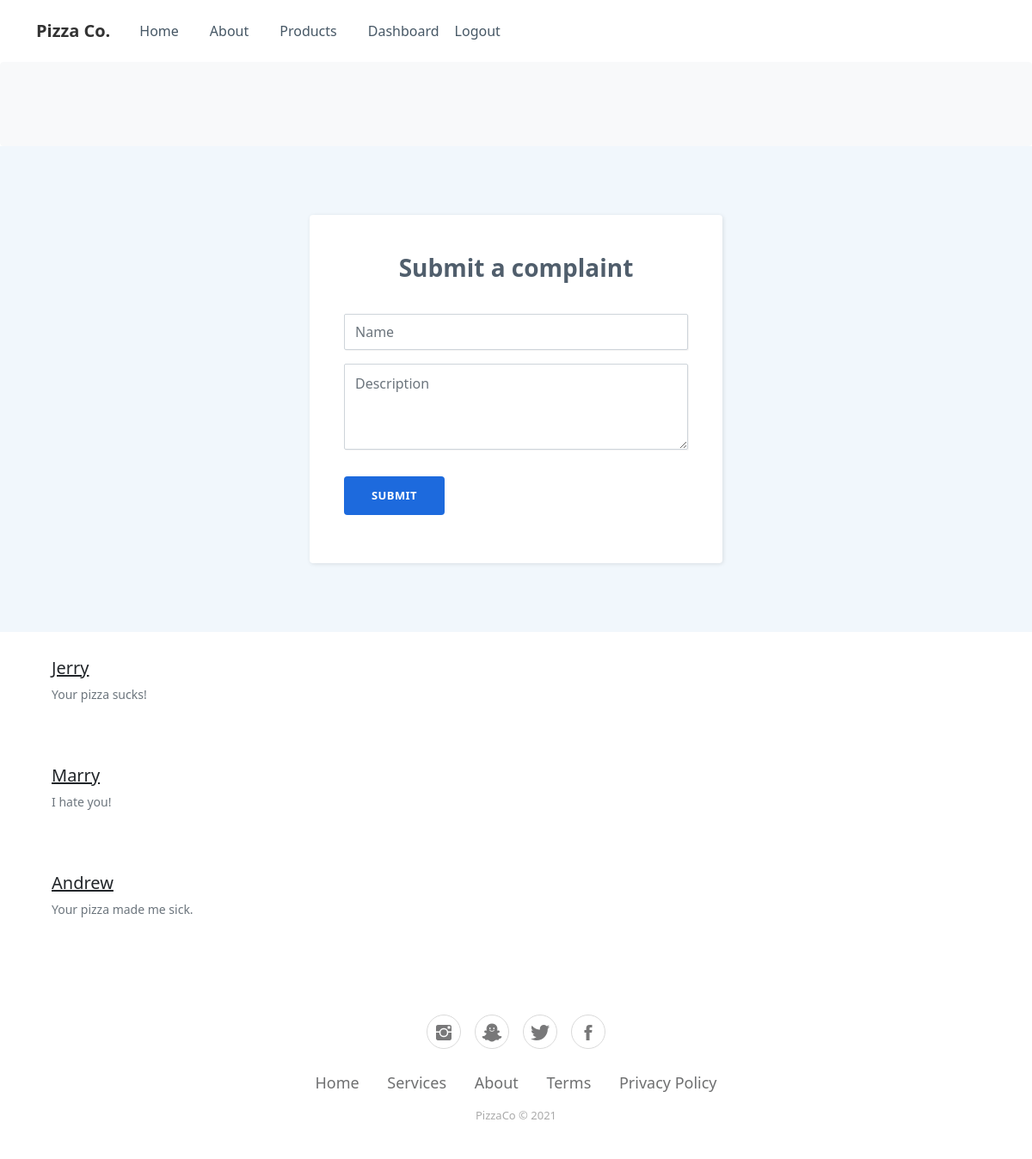
The page /dashboard (signed in) on the database its author committed.
### webpage/models.py (models this page shows)
class Ideas(models.Model):
    name = models.CharField(max_length=100)
    desc = models.TextField()

### webpage/views.py (the view)
# urls.py: path('dashboard', views.dashboard, name='dashboard'),
def dashboard(request):
    idea = Ideas.objects.all()
    return render(request, 'dashboard.html', {'idea': idea})

### templates/dashboard.html (shortened to what this page needs)
{% load static %}
<!DOCTYPE html>
<html lang="en">
<head>
    <link rel="stylesheet" href="{% static 'bootstrap/css/bootstrap.min.css' %}">
    <link rel="stylesheet" href="{% static 'fonts/ionicons.min.css' %}">
    <link rel="stylesheet" href="{% static 'css/styles.min.css' %}">
    <link rel="stylesheet" href="https://cdnjs.cloudflare.com/ajax/libs/baguettebox.js/1.10.0/baguetteBox.min.css">
</head>
<body>
    <nav class="navbar navbar-light navbar-expand-md navigation-clean-button">
        <div class="container"><a class="navbar-brand" href="/">Pizza Co.</a>
            <div class="collapse navbar-collapse" id="navcol-1">
                <ul class="navbar-nav me-auto">
                    <li class="nav-item"><a class="nav-link" href="/">Home</a></li>
                    <li class="nav-item"><a class="nav-link" href="/about">About</a></li>
                    <li class="nav-item"><a class="nav-link" href="/products">Products</a></li>
                    {% if user.is_authenticated %}
                    <li class="nav-item"><a class="nav-link" href="/dashboard">Dashboard</a></li>
                    <span class="navbar-text actions"> <a class="login" href="accounts/logout">Logout</a>
                        {% else %}
                        <span class="navbar-text actions">
                            <a class="login" href="accounts/login">Log In</a>
                            <a class="login" role="button" href="accounts/register">Sign Up</a></span>
                        </ul>
                            {% endif %}
            </div>
        </div>
    </nav>
    <div class="bg-light border rounded border-light hero-technology jumbotron py-5 px-4"></div>
    <section class="contact-clean">
      <form method="post" action="add_idea">
        <h2 class="text-center">Submit a complaint</h2>
        <div class="mb-3"><input class="form-control" type="text" name="name" placeholder="Name"></div>
        <div class="mb-3"><textarea class="form-control" name="desc" placeholder="Description" rows="14"></textarea></div>
        <div class="mb-3">
        <div class="mb-3"><button class="btn btn-primary" type="submit">Submit</button></div>
      </form>
    </section><div class="photo-gallery">
      <div class="container-fluid">
        <div class="px-lg-5">
          {% block content %}
          {% for idea in idea %}
          <div class="row">
                    <div class="col-xl-3 col-lg-4 col-md-6 mb-4">
                        <h5> <a href="#" class="text-dark">{{idea.name}}</a></h5>
                        <p class="small text-muted mb-0">{{idea.desc}}</p>
                        <div class="p-4">
                        </div>
                      </div>
                    </div>
                    {% endfor %}
                    {% endblock content %}
          </div>
    </div>
    </div>
    <footer class="footer-basic">
        <div class="social"><a href="#"><i class="icon ion-social-instagram"></i></a><a href="#"><i class="icon ion-social-snapchat"></i></a><a href="#"><i class="icon ion-social-twitter"></i></a><a href="#"><i class="icon ion-social-facebook"></i></a></div>
        <ul class="list-inline">
            <li class="list-inline-item"><a href="#">Home</a></li>
            <li class="list-inline-item"><a href="#">Services</a></li>
            <li class="list-inline-item"><a href="#">About</a></li>
            <li class="list-inline-item"><a href="#">Terms</a></li>
            <li class="list-inline-item"><a href="#">Privacy Policy</a></li>
        </ul>
        <p class="copyright">PizzaCo © 2021</p>
    </footer>
</body>
</html>

### rows shown on the page
Ideas: name "Jerry", desc "Your pizza sucks!"
Ideas: name "Marry", desc "I hate you!"
Ideas: name "Andrew", desc "Your pizza made me sick."
